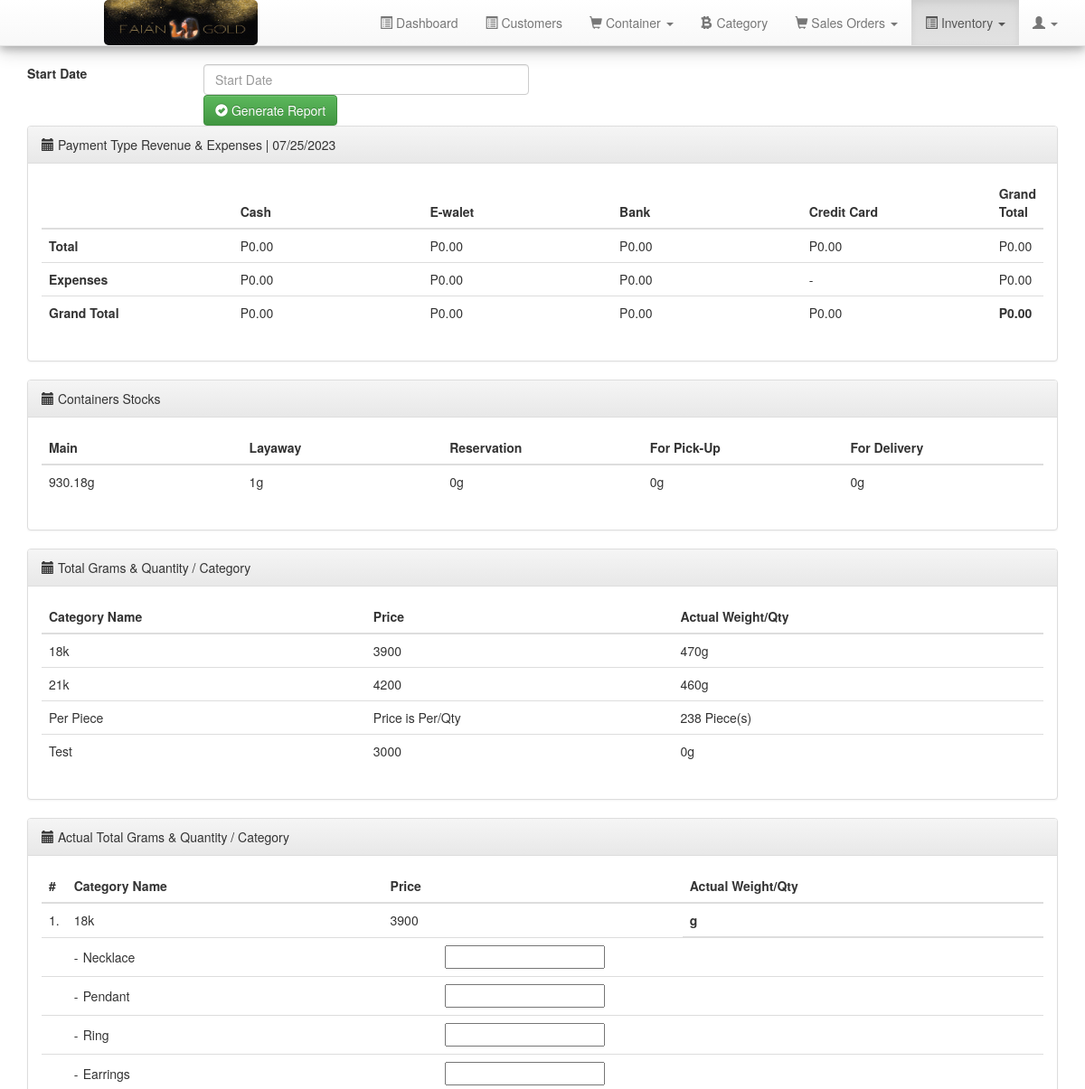
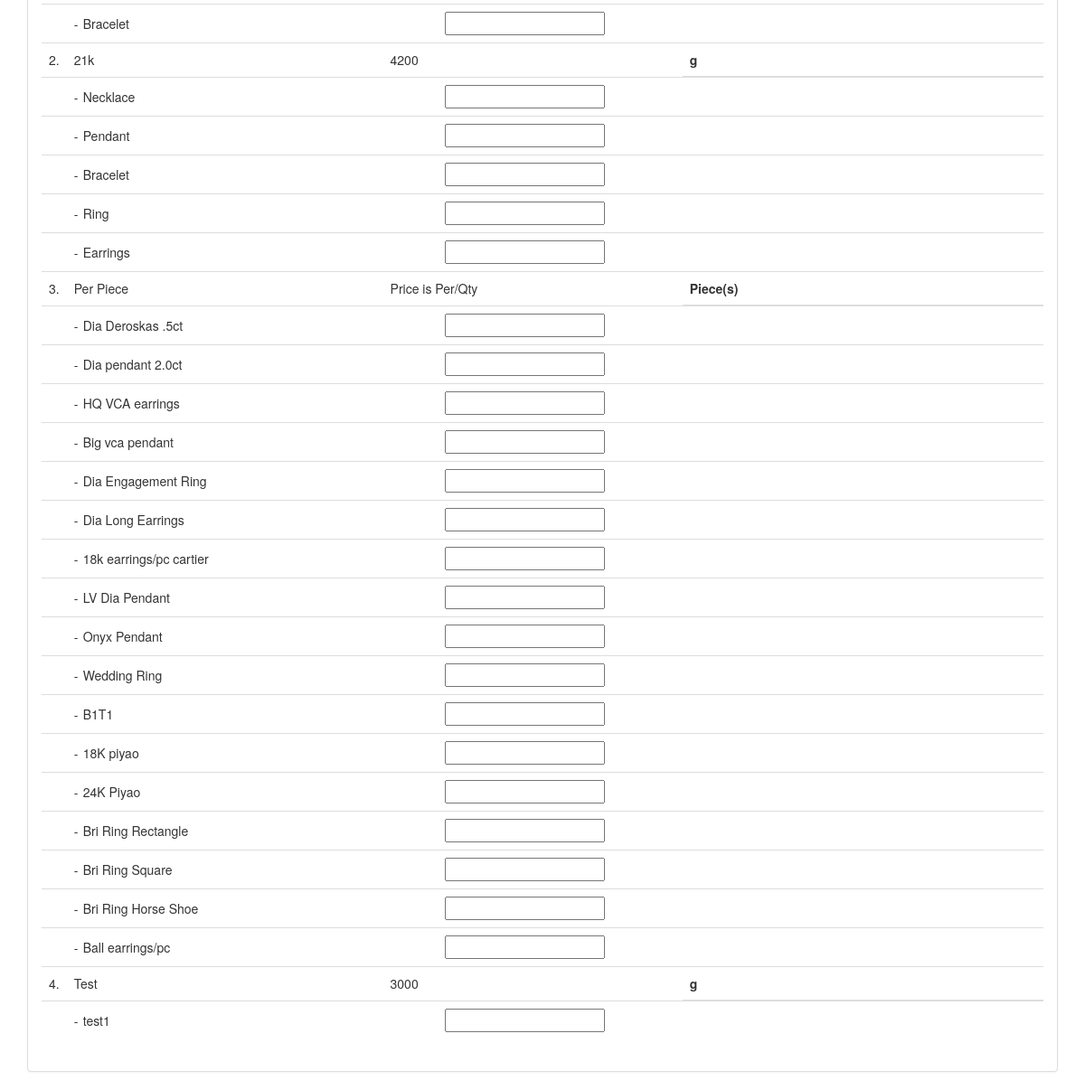
Page /reportInventory.php (signed in) on the committed database (2 pictures, top to bottom).
### tables this page shows
CREATE TABLE `brands` (
  `brand_id` int(11) NOT NULL,
  `brand_name` varchar(255) NOT NULL,
  `brand_active` int(11) NOT NULL DEFAULT '0',
  `brand_status` int(11) NOT NULL DEFAULT '0',
  `price` varchar(50) NOT NULL,
  `actual_weight` varchar(50) NOT NULL,
  `brand_type` int(20) NOT NULL
);

CREATE TABLE `categories` (
  `categories_id` int(11) NOT NULL,
  `categories_name` varchar(255) NOT NULL,
  `categories_active` int(11) NOT NULL DEFAULT '0',
  `categories_status` int(11) NOT NULL DEFAULT '0',
  `brand_id` int(50) NOT NULL
);

### php_action/core.php (called while the page is built, shortened)
<?php
$curDate = date("m/d/Y");
?>

### reportInventory.php (the view, shortened to what this page needs)
<?php require_once 'includes/header.php';?>
<?php
$sqlExpensesC = "SELECT sum(amount) from expenses where date = '$curDate' and payment_type = 1 and status = 1";
$resultExpensesC = $connect->query($sqlExpensesC);
while($rowExpensesC = $resultExpensesC->fetch_row()) {
	list($cashExpenseToday) = $rowExpensesC;
	if($cashExpenseToday == ''){$cashExpenseToday=0;}
 }
$sqlCash1 = "SELECT sum(paid) from payment_details where paid_date = '$curDate' and type='1'";
$resultCash1 = $connect->query($sqlCash1);
while($rowCash1 = $resultCash1->fetch_row()) {
	list($paid1) = $rowCash1;
 }
 $sqlCash2 = "SELECT sum(cash) from orders where order_date = '$curDate' and cash ";
 $resultCash2 = $connect->query($sqlCash2);
 while($rowCash2 = $resultCash2->fetch_row()) {
	 list($paid2) = $rowCash2;
  }
 $cashToday=$paid1+$paid2;
 $cashGT = $cashToday - $cashExpenseToday;
$sqlExpensesGC = "SELECT sum(amount) from expenses where date = '$curDate' and payment_type = 2 and status = 1";
$resultExpensesGC = $connect->query($sqlExpensesGC);
while($rowExpensesGC = $resultExpensesGC->fetch_row()) {
	list($gcashExpenseToday) = $rowExpensesGC;
	if($gcashExpenseToday == ''){$gcashExpenseToday=0;}
 }
$sqlgCash1 = "SELECT sum(paid) from payment_details where paid_date = '$curDate' and type='2'";
$resultgCash1 = $connect->query($sqlgCash1);
while($rowgCash1 = $resultgCash1->fetch_row()) {
	list($gpaid1) = $rowgCash1;
 }
 $sqlgCash2 = "SELECT sum(gcash) from orders where order_date = '$curDate' and gcash";
 $resultgCash2 = $connect->query($sqlgCash2);
 while($rowgCash2 = $resultgCash2->fetch_row()) {
	 list($gpaid2) = $rowgCash2;
  }
 $eWalletToday=$gpaid1+$gpaid2;
 $gcashGT = $eWalletToday - $gcashExpenseToday;
$sqlExpensesB = "SELECT sum(amount) from expenses where date = '$curDate' and payment_type = 3 and status = 1";
$resultExpensesB = $connect->query($sqlExpensesB);
while($rowExpensesB = $resultExpensesB->fetch_row()) {
	list($bankExpenseToday) = $rowExpensesB;
	if($bankExpenseToday == ''){$bankExpenseToday=0;}
 }
$sqlBank1 = "SELECT sum(paid) from payment_details where paid_date = '$curDate' and type='3'";
$resultBank1 = $connect->query($sqlBank1);
while($rowBank1 = $resultBank1->fetch_row()) {
	list($bpaid1) = $rowBank1;
 }
 $sqlBank2 = "SELECT sum(bank) from orders where order_date = '$curDate' and bank";
 $resultBank2 = $connect->query($sqlBank2);
 while($rowBank2 = $resultBank2->fetch_row()) {
	 list($bpaid2) = $rowBank2;
  }
 $bankToday=$bpaid1+$bpaid2;
 $bankGT = $bankToday - $bankExpenseToday;
$sqlCc1 = "SELECT sum(paid) from payment_details where paid_date = '$curDate' and type='4'";
$resultCc1 = $connect->query($sqlCc1);
while($rowCc1 = $resultCc1->fetch_row()) {
	list($ccpaid1) = $rowCc1;
 }
 $sqlCc2 = "SELECT sum(credit_card) from orders where order_date = '$curDate' and credit_card";
 $resultCc2 = $connect->query($sqlCc2);
 while($rowCc2 = $resultCc2->fetch_row()) {
	 list($ccpaid2) = $rowCc2;
  }
 $ccToday=$ccpaid1+$ccpaid2;
$sqlPay = "SELECT sum(paid) from payment_details where paid_date = '$curDate'";
$resultPay = $connect->query($sqlPay);
while($rowPay = $resultPay->fetch_row()) {
	list($paymentToday) = $rowPay;
 }
$sqlPayOrd = "SELECT sum(grand_total) from orders where order_date = '$curDate'";
$resultPayOrd = $connect->query($sqlPayOrd);
while($rowPayOrd = $resultPayOrd->fetch_row()) {
	list($paymentTodayOrd) = $rowPayOrd;
}
$sqlGrams = "SELECT sum(actual_weight) from brands where brand_type = 1";
$resultGrams = $connect->query($sqlGrams);
while($rowGrams = $resultGrams->fetch_row()) {
	list($totalGrams) = $rowGrams;
}
$sqlLRS = "SELECT sum(loi.quantity) from layaway_order_item loi inner join layaway_orders lo on loi.order_id = lo.order_id where lo.order_type = 1 and payment_status !=4";
$resultLRS = $connect->query($sqlLRS);
while($rowLRS = $resultLRS->fetch_row()) {
	list($layawayRS) = $rowLRS;
	$layawayRS+=0;
 }
 $sqlRRS = "SELECT sum(loi.quantity) from layaway_order_item loi inner join layaway_orders lo on loi.order_id = lo.order_id where lo.order_type = 2 and payment_status !=4";
 $resultRRS = $connect->query($sqlRRS);
 while($rowRRS = $resultRRS->fetch_row()) {
	 list($reservationRS) = $rowRRS;
	 $reservationRS+=0;
  }
$sqlPRS = "SELECT sum(loi.quantity) from layaway_order_item loi inner join layaway_orders lo on loi.order_id = lo.order_id where lo.order_type = 3 and payment_status !=4";
$resultPRS = $connect->query($sqlPRS);
while($rowPRS = $resultPRS->fetch_row()) {
	list($pickupRS) = $rowPRS;
	$pickupRS+=0;
}
$sqlDRS = "SELECT sum(loi.quantity) from layaway_order_item loi inner join layaway_orders lo on loi.order_id = lo.order_id where lo.order_type = 4 and payment_status !=4";
$resultDRS = $connect->query($sqlDRS);
while($rowDRS = $resultDRS->fetch_row()) {
	list($deliveryRS) = $rowDRS;
	$deliveryRS+=0;
}
$sqlExpenses = "SELECT sum(amount) from expenses where date = '$curDate' and status = 1";
$resultExpenses = $connect->query($sqlExpenses);
while($rowExpenses = $resultExpenses->fetch_row()) {
	list($expensesToday) = $rowExpenses;
	if($expensesToday == ''){$expensesToday=0;}
 }
$mainRS=$totalGrams - ($layawayRS+$reservationRS+$pickupRS+$deliveryRS);
$totalRevenueNoExpense = $paymentToday + $paymentTodayOrd;
$totalRevenue = ($paymentToday + $paymentTodayOrd)-$expensesToday;
?>
    <link rel="stylesheet" href="assests/plugins/fullcalendar/fullcalendar.min.css">
    <link rel="stylesheet" href="assests/plugins/fullcalendar/fullcalendar.print.css" media="print">
<div class="row">
	<?php  if(isset($_SESSION['userId']) && $_SESSION['userId']==1) {?>
		<div class="form-group">
			<label for="startDate" class="col-sm-2 control-label">Start Date</label>
			<div class="col-sm-4">
				<input type="text" class="form-control" id="startDate" name="startDate" placeholder="Start Date" />
				<button type="submit" class="btn btn-success" id="generateReportBtn"> <i class="glyphicon glyphicon-ok-sign"></i> Generate Report</button>
			</div>
		</div>
	<div class="col-md-12">
		<div class="panel panel-default">
			<div class="panel-heading"> <i class="glyphicon glyphicon-calendar"></i> Payment Type Revenue & Expenses | <?php echo $curDate; ?>
			</div>
			<div class="panel-body">
				<table class="table" id="revenueTable">
			  	<thead>
			  		<tr>
			  			<th style="width:20%;"></th>
			  			<th style="width:20%;">Cash</th>
			  			<th style="width:20%;">E-walet</th>
			  			<th style="width:20%;">Bank</th>
			  			<th style="width:20%;">Credit Card</th>
			  			<th style="width:20%;">Grand Total</th>
			  		</tr>
			  	</thead>
			  	<tbody>
						<tr>
							<th>Total</th>
							<td><?php echo 'P'.number_format($cashToday,2).'';?> </td>
							<td><?php echo 'P'.number_format($eWalletToday,2).'';?></td>
							<td><?php echo 'P'.number_format($bankToday,2).'';?></td>
							<td><?php echo 'P'.number_format($ccToday,2).'';?></td>
							<td><?php echo 'P'.number_format($totalRevenueNoExpense,2).'';?></td>
						</tr>
						<tr>
							<th>Expenses</th>
							<td><?php echo 'P'.number_format($cashExpenseToday,2).'';?> </td>
							<td><?php echo 'P'.number_format($gcashExpenseToday,2).'';?></td>
							<td><?php echo 'P'.number_format($bankExpenseToday,2).'';?></td>
							<td>-</td>
							<td><?php echo 'P'.number_format($expensesToday,2).'';?></td>
						</tr>
						<tr>
							<th>Grand Total</th>
							<td><?php echo 'P'.number_format($cashGT,2).'';?> </td>
							<td><?php echo 'P'.number_format($gcashGT,2).'';?></td>
							<td><?php echo 'P'.number_format($bankGT,2).'';?></td>
							<td><?php echo 'P'.number_format($ccToday,2).'';?></td>
							<th><?php echo 'P'.number_format($totalRevenue,2).'';?></th>
						</tr>
				</tbody>
				</table>
			</div>
		</div>
		<div class="panel panel-default">
			<div class="panel-heading"> <i class="glyphicon glyphicon-calendar"></i> Containers Stocks</div>
			<div class="panel-body">
				<table class="table" id="productTable">
			  	<thead>
			  		<tr>
			  			<th style="width:20%;">Main</th>
			  			<th style="width:20%;">Layaway</th>
			  			<th style="width:20%;">Reservation</th>
			  			<th style="width:20%;">For Pick-Up</th>
			  			<th style="width:20%;">For Delivery</th>
			  		</tr>
			  	</thead>
			  	<tbody>
						<tr>
							<td><?php echo ''.$mainRS.'g';?> </td>
							<td><?php echo ''.$layawayRS.'g';?> </td>
							<td><?php echo ''.$reservationRS.'g';?></td>
							<td><?php echo ''.$pickupRS.'g';?></td>
							<td><?php echo ''.$deliveryRS.'g';?></td>
						</tr>
				</tbody>
				</table>
			</div>
		</div>
			<div class="panel panel-default">
				<div class="panel-heading"> <i class="glyphicon glyphicon-calendar"></i> Total Grams & Quantity / Category</div>
				<div class="panel-body">
				<table class="table">
					<thead>
						<tr>
							<th>Category Name</th>
							<th>Price</th>
							<th>Actual Weight/Qty</th>
						</tr>
						<?php
							$sqltotalGQs = "SELECT brand_name, price, actual_weight, brand_type FROM brands WHERE brand_status = 1";
							$resulttotalGQ = $connect->query($sqltotalGQs);
							while($rowtotalGQ = $resulttotalGQ->fetch_row()) {
								list($brand_name, $price, $actual_weight, $brand_type) = $rowtotalGQ;
								$actual_weight = intval($actual_weight)+0;
								if($brand_type == 2){
									$price = "Price is Per/Qty";
									$sku = " Piece(s)";
								} else {
									$sku = "g";
								}
								echo"<tr>
									<td>$brand_name </td>
									<td>$price</td>
									<td>$actual_weight$sku</td>
								</tr>";
							}
						?>
					</thead>
				</table>
			</div>
		</div>
			<div class="panel panel-default">
				<div class="panel-heading"> <i class="glyphicon glyphicon-calendar"></i> Actual Total Grams & Quantity / Category
			</div>
				<div class="panel-body">
  				<form class="form-horizontal" method="POST" action="#" id="submitInventoryForm">
				<table class="table">
					<thead>
						<tr>
							<th width="10px">#</th>
							<th>Category Name</th>
							<th>Price</th>
							<th>Actual Weight/Qty</th>
						</tr>
						<?php
							$n=1;
							$sqltotalGQss = "SELECT brand_id,brand_name, price, actual_weight, brand_type FROM brands WHERE brand_status = 1";
							$resulttotalGQss = $connect->query($sqltotalGQss);
							while($rowtotalGQss = $resulttotalGQss->fetch_row()) {
								list($brand_id, $brand_names, $prices, $actual_weights, $brand_types) = $rowtotalGQss;
								$actual_weights = intval($actual_weights)+0;
								if($brand_types == 2){
									$prices = "Price is Per/Qty";
									$sku = " Piece(s)";
								} else {
									$sku = "g";
								}
								$sqltotalQty = "SELECT sum(qty) FROM inventory WHERE brand_id=$brand_id and date='$curDate'";
								$resulttotalQty = $connect->query($sqltotalQty);
								while($rowtotalQty = $resulttotalQty->fetch_row()) {
									list($brandQty) = $rowtotalQty;
								}
								echo"<tr>
									<td>$n.</td>
									<td>$brand_names </td>
									<td>$prices</td>
									<th>$brandQty$sku</th>
									</tr>";
									$sqlSubCat = "SELECT c.categories_id,c.categories_name, i.qty FROM categories c inner join inventory i on c.categories_id = i.categories_id WHERE c.brand_id = $brand_id and c.categories_status = 1 and i.date = '$curDate'";
									$resultSubCat = $connect->query($sqlSubCat);
									if($resultSubCat->num_rows > 0) {
										while($rowSubCat = $resultSubCat->fetch_row()) {
											list($categoriesId,$categoriesName,$qty) = $rowSubCat;
										echo"<tr><td></td><td colspan='3'>
											<table width='100%'>
												<tr>
													<td width='10px'>-</td>
													<td width='150px'>$categoriesName</td>
													<td width='550px'>
														<input type='hidden' value='$categoriesId' name='subCategoryId[]'/>
														<input type='hidden' value='$brand_id' name='brandId[]'/>
														<input type='hidden' value='$categoriesName' name='subCategoryName[]'/>
													</td>
													<td>$qty</td>
												</tr>
											</table>
										</td></tr>";
										}
									} else {
										$sqlSubCat2 = "SELECT c.categories_id,c.categories_name FROM categories c WHERE c.brand_id = $brand_id and c.categories_status = 1";
										$resultSubCat2 = $connect->query($sqlSubCat2);
										while($rowSubCat2 = $resultSubCat2->fetch_row()) {
											list($categoriesId,$categoriesName) = $rowSubCat2;
										echo"<tr><td></td><td colspan='3'>
											<table width='100%'>
												<tr>
													<td width='10px'>-</td>
													<td width='150px'>$categoriesName</td>
													<td width='250px'>
														<input type='hidden' value='$categoriesId' name='subCategoryId[]'/>
														<input type='hidden' value='$brand_id' name='brandId[]'/>
														<input type='hidden' value='$categoriesName' name='subCategoryName[]'/>
													</td>
													<td><input type='number' name='subCategoryQty[]'/></td>
												</tr>
											</table>
										</td></tr>";
									}
									}
								$n++;
							}
						?>
					</thead>
				</table>
				</div>
			</div>
	</div>
	<?php  } ?>
</div>
<?php
require_once 'includes/footer.php'; ?>

### rows in the picture
brands: brand_name "18k", price "3900", actual_weight "470", brand_type "g"
brands: brand_name "21k", price "4200", actual_weight "460", brand_type "g"
brands: brand_name "Per Piece", brand_type "Price is Per/Qty", actual_weight "238", brand_type "Piece(s)"
brands: brand_name "Test", price "3000", actual_weight "0", brand_type "g"
categories: categories_name "Necklace"
categories: categories_name "Pendant"
categories: categories_name "Ring"
categories: categories_name "Earrings"
categories: categories_name "Bracelet"
categories: categories_name "Necklace"
categories: categories_name "Pendant"
categories: categories_name "Bracelet"
categories: categories_name "Ring"
categories: categories_name "Earrings"
categories: categories_name "Dia Deroskas .5ct"
categories: categories_name "Dia pendant 2.0ct"
categories: categories_name "HQ VCA earrings"
categories: categories_name "Big vca pendant"
categories: categories_name "Dia Engagement Ring"
categories: categories_name "Dia Long Earrings"
categories: categories_name "18k earrings/pc cartier"
categories: categories_name "LV Dia Pendant"
categories: categories_name "Onyx Pendant"
categories: categories_name "Wedding Ring"
categories: categories_name "B1T1"
categories: categories_name "18K piyao"
categories: categories_name "24K Piyao"
categories: categories_name "Bri Ring Rectangle"
categories: categories_name "Bri Ring Square"
categories: categories_name "Bri Ring Horse Shoe"
categories: categories_name "Ball earrings/pc"
categories: categories_name "test1"

### other values in the picture
$curDate "07/25/2023"
$cashToday "0.00"
$eWalletToday "0.00"
$bankToday "0.00"
$ccToday "0.00"
$totalRevenueNoExpense "0.00"
$cashExpenseToday "0.00"
$gcashExpenseToday "0.00"
$bankExpenseToday "0.00"
$expensesToday "0.00"
$cashGT "0.00"
$gcashGT "0.00"
$bankGT "0.00"
$totalRevenue "0.00"
$mainRS "930.18"
